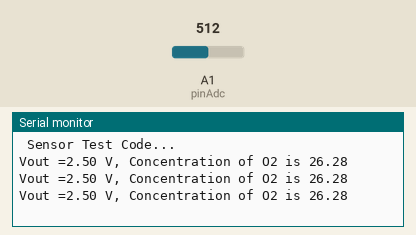
A sketch run on a simulated Arduino Uno, built with avr-gcc and run on an emulated ATmega328P. On the bench: the last lines printed to the serial monitor. The test bench sets the inputs (shaded band); at power-on: A1 (pinAdc) = 512.

Above: at 1.2 s.
1.3 s: A1 (pinAdc) set to 716
At 1.9 s:
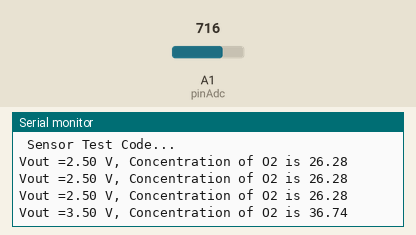
2.8 s: A1 (pinAdc) set to 900
At 3.5 s:
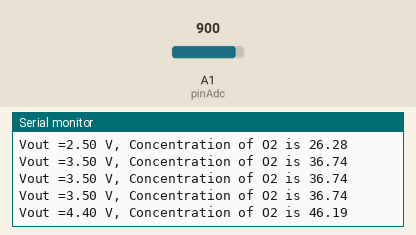
Timing chart, 0 to 5.8 s (numbered marks = the images above; inputs shaded):
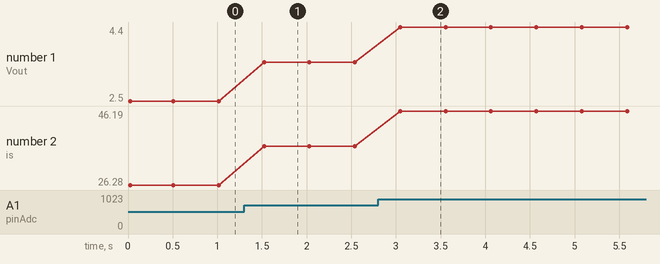

The sketch:

Grove_sensor.ino
```cpp
const int pinAdc   = A1;
const int VRefer = 5;
void setup()
{
    // put your setup code here, to run once:
    Serial.begin(9600);
    Serial.println(" Sensor Test Code...");
}

void loop()
{
    // put your main code here, to run repeatedly:
    float Vout =0;
    Serial.print("Vout =");

    Vout = readO2Vout();
    Serial.print(Vout);
    Serial.print(" V, Concentration of O2 is ");
    Serial.println(readConcentration());
    delay(500);
}

float readO2Vout()
{
    long sum = 0;
    for(int i=0; i<32; i++)
    {
        sum += analogRead(pinAdc);
    }

    sum >>= 5;

    float MeasuredVout = sum * (VRefer / 1023.0);
    return MeasuredVout;
}

float readConcentration()
{
    // Vout samples are with reference to 3.3V
    float MeasuredVout = readO2Vout();

    //float Concentration = FmultiMap(MeasuredVout, VoutArray,O2ConArray, 6);
    //when its output voltage is 2.0V,
    float Concentration = MeasuredVout * 0.21 / 2.0;
    float Concentration_Percentage=Concentration*100;
    return Concentration_Percentage;
}
```

Measured:
- after the input at 1.3 s, the serial monitor: prints a new line after 0.22 s (image 1)
- after the input at 2.8 s, the serial monitor: prints a new line after 0.25 s (image 2)
- plotted number 1: 2.5 → 3.5 after the input at 1.3 s, 3.5 → 4.4 after the input at 2.8 s
- plotted number 2: 26.28 → 36.74 after the input at 1.3 s, 36.74 → 46.19 after the input at 2.8 s
